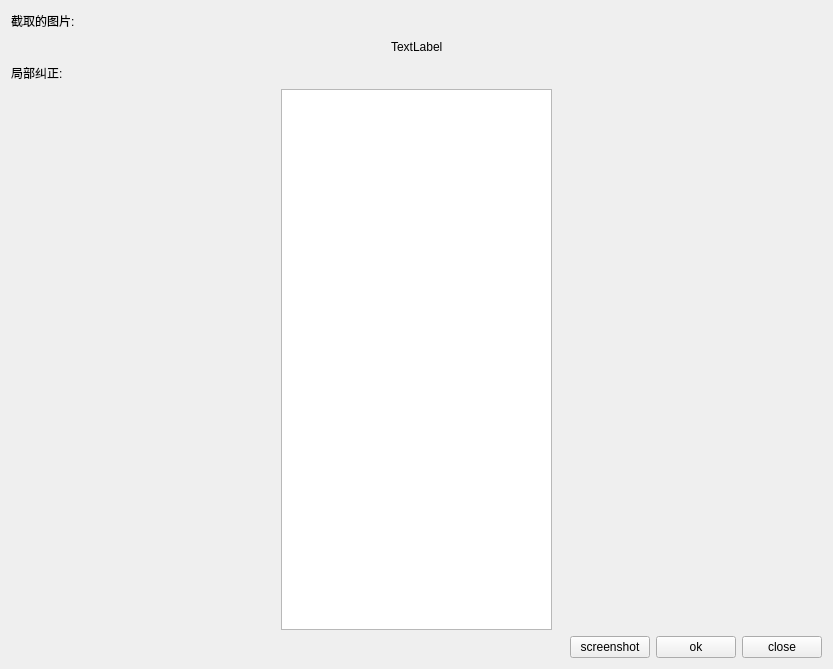
<?xml version="1.0" encoding="UTF-8"?>
<ui version="4.0">
 <class>COcrHandleWidget</class>
 <widget class="QWidget" name="COcrHandleWidget">
  <property name="geometry">
   <rect>
    <x>0</x>
    <y>0</y>
    <width>833</width>
    <height>669</height>
   </rect>
  </property>
  <property name="windowTitle">
   <string>Widget</string>
  </property>
  <layout class="QVBoxLayout" name="verticalLayout">
   <item>
    <layout class="QHBoxLayout" name="horizontalLayout">
     <item>
      <widget class="QLabel" name="label_3">
       <property name="text">
        <string>截取的图片:</string>
       </property>
      </widget>
     </item>
     <item>
      <spacer name="horizontalSpacer_2">
       <property name="orientation">
        <enum>Qt::Horizontal</enum>
       </property>
       <property name="sizeHint" stdset="0">
        <size>
         <width>40</width>
         <height>20</height>
        </size>
       </property>
      </spacer>
     </item>
    </layout>
   </item>
   <item>
    <layout class="QHBoxLayout" name="horizontalLayout_4">
     <item>
      <spacer name="horizontalSpacer_4">
       <property name="orientation">
        <enum>Qt::Horizontal</enum>
       </property>
       <property name="sizeHint" stdset="0">
        <size>
         <width>40</width>
         <height>20</height>
        </size>
       </property>
      </spacer>
     </item>
     <item>
      <widget class="QLabel" name="label">
       <property name="text">
        <string>TextLabel</string>
       </property>
      </widget>
     </item>
     <item>
      <spacer name="horizontalSpacer_5">
       <property name="orientation">
        <enum>Qt::Horizontal</enum>
       </property>
       <property name="sizeHint" stdset="0">
        <size>
         <width>40</width>
         <height>20</height>
        </size>
       </property>
      </spacer>
     </item>
    </layout>
   </item>
   <item>
    <layout class="QHBoxLayout" name="horizontalLayout_2">
     <item>
      <widget class="QLabel" name="label_2">
       <property name="text">
        <string>局部纠正:</string>
       </property>
      </widget>
     </item>
     <item>
      <spacer name="horizontalSpacer">
       <property name="orientation">
        <enum>Qt::Horizontal</enum>
       </property>
       <property name="sizeHint" stdset="0">
        <size>
         <width>40</width>
         <height>20</height>
        </size>
       </property>
      </spacer>
     </item>
    </layout>
   </item>
   <item>
    <layout class="QHBoxLayout" name="horizontalLayout_5">
     <item>
      <spacer name="horizontalSpacer_6">
       <property name="orientation">
        <enum>Qt::Horizontal</enum>
       </property>
       <property name="sizeHint" stdset="0">
        <size>
         <width>40</width>
         <height>20</height>
        </size>
       </property>
      </spacer>
     </item>
     <item>
      <widget class="QTextEdit" name="textEdit"/>
     </item>
     <item>
      <spacer name="horizontalSpacer_7">
       <property name="orientation">
        <enum>Qt::Horizontal</enum>
       </property>
       <property name="sizeHint" stdset="0">
        <size>
         <width>40</width>
         <height>20</height>
        </size>
       </property>
      </spacer>
     </item>
    </layout>
   </item>
   <item>
    <layout class="QHBoxLayout" name="horizontalLayout_3">
     <item>
      <spacer name="horizontalSpacer_3">
       <property name="orientation">
        <enum>Qt::Horizontal</enum>
       </property>
       <property name="sizeHint" stdset="0">
        <size>
         <width>40</width>
         <height>20</height>
        </size>
       </property>
      </spacer>
     </item>
     <item>
      <widget class="QPushButton" name="btnScreenshot">
       <property name="text">
        <string>screenshot</string>
       </property>
      </widget>
     </item>
     <item>
      <widget class="QPushButton" name="pushButton_2">
       <property name="text">
        <string>ok</string>
       </property>
      </widget>
     </item>
     <item>
      <widget class="QPushButton" name="pushButton_3">
       <property name="text">
        <string>close</string>
       </property>
      </widget>
     </item>
    </layout>
   </item>
  </layout>
 </widget>
 <layoutdefault spacing="6" margin="11"/>
 <resources/>
 <connections/>
</ui>
